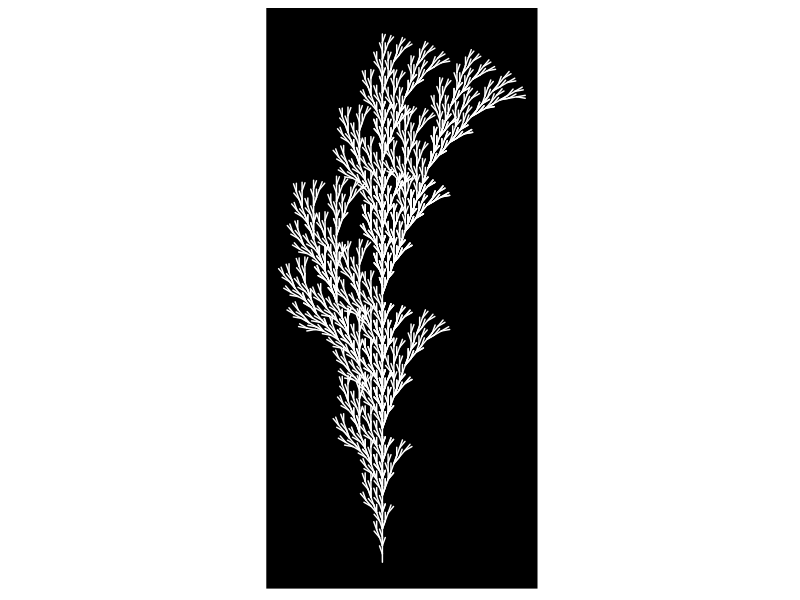

This figure's R source:
#https://fronkonstin.com/2017/07/18/plants/
library(gsubfn)
library(stringr)
library(dplyr)
library(ggplot2)

#Plant 1
axiom="F"
rules=list("F"="FF-[-F+F+F]+[+F-F-F]")
angle=22.5
depth=4

#Plant 2
axiom="X"
rules=list("X"="F[+X][-X]FX", "F"="FF")
angle=25.7
depth=7

#Plant 3
axiom="X"
rules=list("X"="F[+X]F[-X]+X", "F"="FF")
angle=20
depth=7

#Plant 4
axiom="X"
rules=list("X"="F-[[X]+X]+F[+FX]-X", "F"="FF")
angle=22.5
depth=5

#Plant 5
axiom="F"
rules=list("F"="F[+F]F[-F]F")
angle=25.7
depth=5

#Plant 6
axiom="F"
rules=list("F"="F[+F]F[-F][F]")
angle=20
depth=5


for (i in 1:depth) axiom=gsubfn(".", rules, axiom)

actions=str_extract_all(axiom, "\\d*\\+|\\d*\\-|F|L|R|\\[|\\]|\\|") %>% unlist

status=data.frame(x=numeric(0), y=numeric(0), alfa=numeric(0))
points=data.frame(x1 = 0, y1 = 0, x2 = NA, y2 = NA, alfa=90, depth=1)


for (action in actions) 
{
  if (action=="F")
  {
    x=points[1, "x1"]+cos(points[1, "alfa"]*(pi/180))
    y=points[1, "y1"]+sin(points[1, "alfa"]*(pi/180))
    points[1,"x2"]=x
    points[1,"y2"]=y
    data.frame(x1 = x, y1 = y, x2 = NA, y2 = NA, 
               alfa=points[1, "alfa"],
               depth=points[1,"depth"]) %>% rbind(points)->points
  }
  if (action %in% c("+", "-")){
    alfa=points[1, "alfa"]
    points[1, "alfa"]=eval(parse(text=paste0("alfa",action, angle)))
  }
  if(action=="["){ 
    data.frame(x=points[1, "x1"], y=points[1, "y1"], alfa=points[1, "alfa"]) %>% 
      rbind(status) -> status
    points[1, "depth"]=points[1, "depth"]+1
  }
  
  if(action=="]"){ 
    depth=points[1, "depth"]
    points[-1,]->points
    data.frame(x1=status[1, "x"], y1=status[1, "y"], x2=NA, y2=NA, 
               alfa=status[1, "alfa"],
               depth=depth-1) %>% 
      rbind(points) -> points
    status[-1,]->status
  }
}

ggplot() + 
  geom_segment(aes(x = x1, y = y1, xend = x2, yend = y2), 
               lineend = "round", 
               colour="white",
               data=na.omit(points)) + 
  coord_fixed(ratio = 1) +
  theme(legend.position="none",
        panel.background = element_rect(fill="black"),
        panel.grid=element_blank(),
        axis.ticks=element_blank(),
        axis.title=element_blank(),
        axis.text=element_blank())
